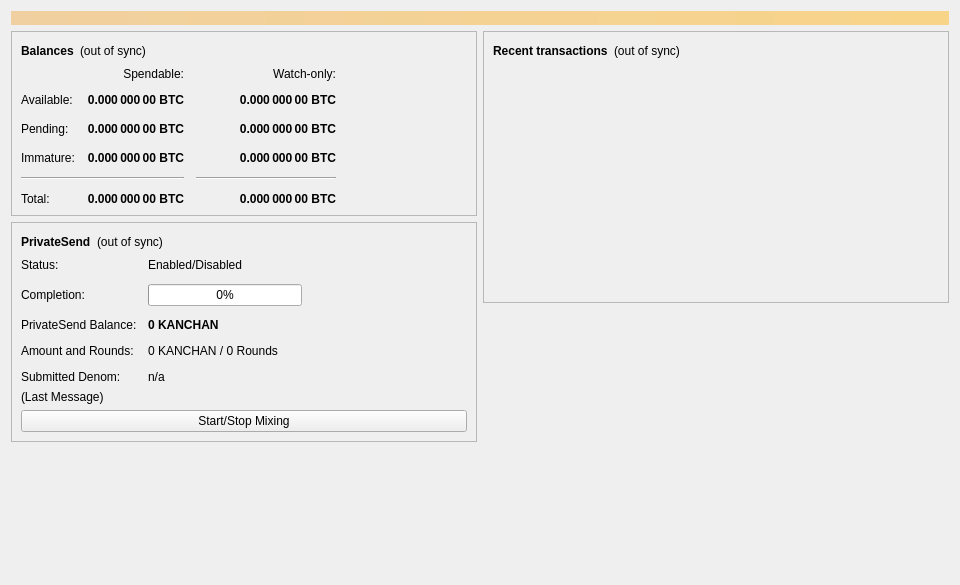
<?xml version="1.0" encoding="UTF-8"?>
<ui version="4.0">
 <class>OverviewPage</class>
 <widget class="QWidget" name="OverviewPage">
  <property name="geometry">
   <rect>
    <x>0</x>
    <y>0</y>
    <width>960</width>
    <height>585</height>
   </rect>
  </property>
  <property name="minimumSize">
   <size>
    <width>960</width>
    <height>0</height>
   </size>
  </property>
  <property name="windowTitle">
   <string>Form</string>
  </property>
  <layout class="QVBoxLayout" name="topLayout">
   <item>
    <widget class="QLabel" name="labelAlerts">
     <property name="visible">
      <bool>false</bool>
     </property>
     <property name="styleSheet">
      <string notr="true">QLabel { background-color: qlineargradient(x1: 0, y1: 0, x2: 1, y2: 0, stop:0 #F0D0A0, stop:1 #F8D488); color:#000000; }</string>
     </property>
     <property name="wordWrap">
      <bool>true</bool>
     </property>
     <property name="margin">
      <number>3</number>
     </property>
     <property name="textInteractionFlags">
      <set>Qt::TextSelectableByMouse</set>
     </property>
    </widget>
   </item>
   <item>
    <layout class="QHBoxLayout" name="horizontalLayout" stretch="1,1">
     <item>
      <layout class="QVBoxLayout" name="verticalLayout_2">
       <item>
        <widget class="QFrame" name="frame">
         <property name="frameShape">
          <enum>QFrame::StyledPanel</enum>
         </property>
         <property name="frameShadow">
          <enum>QFrame::Raised</enum>
         </property>
         <layout class="QVBoxLayout" name="verticalLayout_4">
          <item>
           <layout class="QHBoxLayout" name="horizontalLayout_4">
            <item>
             <widget class="QLabel" name="label_5">
              <property name="font">
               <font>
                <weight>75</weight>
                <bold>true</bold>
               </font>
              </property>
              <property name="text">
               <string>Balances</string>
              </property>
             </widget>
            </item>
            <item>
             <widget class="QLabel" name="labelWalletStatus">
              <property name="toolTip">
               <string>The displayed information may be out of date. Your wallet automatically synchronizes with the KANCHAN network after a connection is established, but this process has not completed yet.</string>
              </property>
              <property name="text">
               <string notr="true">(out of sync)</string>
              </property>
              <property name="alignment">
               <set>Qt::AlignLeading|Qt::AlignLeft|Qt::AlignVCenter</set>
              </property>
             </widget>
            </item>
            <item>
             <spacer name="horizontalSpacer_3">
              <property name="orientation">
               <enum>Qt::Horizontal</enum>
              </property>
              <property name="sizeHint" stdset="0">
               <size>
                <width>40</width>
                <height>20</height>
               </size>
              </property>
             </spacer>
            </item>
           </layout>
          </item>
          <item>
           <layout class="QGridLayout" name="gridLayout">
            <property name="spacing">
             <number>12</number>
            </property>
            <item row="2" column="2">
             <widget class="QLabel" name="labelWatchPending">
              <property name="font">
               <font>
                <weight>75</weight>
                <bold>true</bold>
               </font>
              </property>
              <property name="cursor">
               <cursorShape>IBeamCursor</cursorShape>
              </property>
              <property name="toolTip">
               <string>Unconfirmed transactions to watch-only addresses</string>
              </property>
              <property name="text">
               <string notr="true">0.000 000 00 BTC</string>
              </property>
              <property name="alignment">
               <set>Qt::AlignRight|Qt::AlignTrailing|Qt::AlignVCenter</set>
              </property>
              <property name="textInteractionFlags">
               <set>Qt::LinksAccessibleByMouse|Qt::TextSelectableByKeyboard|Qt::TextSelectableByMouse</set>
              </property>
             </widget>
            </item>
            <item row="2" column="1">
             <widget class="QLabel" name="labelUnconfirmed">
              <property name="font">
               <font>
                <weight>75</weight>
                <bold>true</bold>
               </font>
              </property>
              <property name="cursor">
               <cursorShape>IBeamCursor</cursorShape>
              </property>
              <property name="toolTip">
               <string>Total of transactions that have yet to be confirmed, and do not yet count toward the spendable balance</string>
              </property>
              <property name="text">
               <string notr="true">0.000 000 00 BTC</string>
              </property>
              <property name="alignment">
               <set>Qt::AlignRight|Qt::AlignTrailing|Qt::AlignVCenter</set>
              </property>
              <property name="textInteractionFlags">
               <set>Qt::LinksAccessibleByMouse|Qt::TextSelectableByKeyboard|Qt::TextSelectableByMouse</set>
              </property>
             </widget>
            </item>
            <item row="3" column="2">
             <widget class="QLabel" name="labelWatchImmature">
              <property name="font">
               <font>
                <weight>75</weight>
                <bold>true</bold>
               </font>
              </property>
              <property name="cursor">
               <cursorShape>IBeamCursor</cursorShape>
              </property>
              <property name="toolTip">
               <string>Mined balance in watch-only addresses that has not yet matured</string>
              </property>
              <property name="text">
               <string notr="true">0.000 000 00 BTC</string>
              </property>
              <property name="alignment">
               <set>Qt::AlignRight|Qt::AlignTrailing|Qt::AlignVCenter</set>
              </property>
              <property name="textInteractionFlags">
               <set>Qt::LinksAccessibleByMouse|Qt::TextSelectableByKeyboard|Qt::TextSelectableByMouse</set>
              </property>
             </widget>
            </item>
            <item row="4" column="0" colspan="2">
             <widget class="Line" name="lineSpendableBalance">
              <property name="orientation">
               <enum>Qt::Horizontal</enum>
              </property>
             </widget>
            </item>
            <item row="4" column="2">
             <widget class="Line" name="lineWatchBalance">
              <property name="sizePolicy">
               <sizepolicy hsizetype="Preferred" vsizetype="Fixed">
                <horstretch>0</horstretch>
                <verstretch>0</verstretch>
               </sizepolicy>
              </property>
              <property name="minimumSize">
               <size>
                <width>140</width>
                <height>0</height>
               </size>
              </property>
              <property name="orientation">
               <enum>Qt::Horizontal</enum>
              </property>
             </widget>
            </item>
            <item row="5" column="0">
             <widget class="QLabel" name="labelTotalText">
              <property name="text">
               <string>Total:</string>
              </property>
             </widget>
            </item>
            <item row="3" column="1">
             <widget class="QLabel" name="labelImmature">
              <property name="font">
               <font>
                <weight>75</weight>
                <bold>true</bold>
               </font>
              </property>
              <property name="cursor">
               <cursorShape>IBeamCursor</cursorShape>
              </property>
              <property name="toolTip">
               <string>Mined balance that has not yet matured</string>
              </property>
              <property name="text">
               <string notr="true">0.000 000 00 BTC</string>
              </property>
              <property name="alignment">
               <set>Qt::AlignRight|Qt::AlignTrailing|Qt::AlignVCenter</set>
              </property>
              <property name="textInteractionFlags">
               <set>Qt::LinksAccessibleByMouse|Qt::TextSelectableByKeyboard|Qt::TextSelectableByMouse</set>
              </property>
             </widget>
            </item>
            <item row="2" column="3">
             <spacer name="horizontalSpacer_2">
              <property name="orientation">
               <enum>Qt::Horizontal</enum>
              </property>
              <property name="sizeHint" stdset="0">
               <size>
                <width>40</width>
                <height>20</height>
               </size>
              </property>
             </spacer>
            </item>
            <item row="3" column="0">
             <widget class="QLabel" name="labelImmatureText">
              <property name="text">
               <string>Immature:</string>
              </property>
             </widget>
            </item>
            <item row="5" column="1">
             <widget class="QLabel" name="labelTotal">
              <property name="font">
               <font>
                <weight>75</weight>
                <bold>true</bold>
               </font>
              </property>
              <property name="cursor">
               <cursorShape>IBeamCursor</cursorShape>
              </property>
              <property name="toolTip">
               <string>Your current total balance</string>
              </property>
              <property name="text">
               <string notr="true">0.000 000 00 BTC</string>
              </property>
              <property name="alignment">
               <set>Qt::AlignRight|Qt::AlignTrailing|Qt::AlignVCenter</set>
              </property>
              <property name="textInteractionFlags">
               <set>Qt::LinksAccessibleByMouse|Qt::TextSelectableByKeyboard|Qt::TextSelectableByMouse</set>
              </property>
             </widget>
            </item>
            <item row="5" column="2">
             <widget class="QLabel" name="labelWatchTotal">
              <property name="font">
               <font>
                <weight>75</weight>
                <bold>true</bold>
               </font>
              </property>
              <property name="cursor">
               <cursorShape>IBeamCursor</cursorShape>
              </property>
              <property name="toolTip">
               <string>Current total balance in watch-only addresses</string>
              </property>
              <property name="text">
               <string notr="true">0.000 000 00 BTC</string>
              </property>
              <property name="alignment">
               <set>Qt::AlignRight|Qt::AlignTrailing|Qt::AlignVCenter</set>
              </property>
              <property name="textInteractionFlags">
               <set>Qt::LinksAccessibleByMouse|Qt::TextSelectableByKeyboard|Qt::TextSelectableByMouse</set>
              </property>
             </widget>
            </item>
            <item row="0" column="2">
             <widget class="QLabel" name="labelWatchonly">
              <property name="text">
               <string>Watch-only:</string>
              </property>
              <property name="alignment">
               <set>Qt::AlignRight|Qt::AlignTrailing|Qt::AlignVCenter</set>
              </property>
             </widget>
            </item>
            <item row="1" column="0">
             <widget class="QLabel" name="labelBalanceText">
              <property name="text">
               <string>Available:</string>
              </property>
             </widget>
            </item>
            <item row="1" column="1">
             <widget class="QLabel" name="labelBalance">
              <property name="font">
               <font>
                <weight>75</weight>
                <bold>true</bold>
               </font>
              </property>
              <property name="cursor">
               <cursorShape>IBeamCursor</cursorShape>
              </property>
              <property name="toolTip">
               <string>Your current spendable balance</string>
              </property>
              <property name="text">
               <string notr="true">0.000 000 00 BTC</string>
              </property>
              <property name="alignment">
               <set>Qt::AlignRight|Qt::AlignTrailing|Qt::AlignVCenter</set>
              </property>
              <property name="textInteractionFlags">
               <set>Qt::LinksAccessibleByMouse|Qt::TextSelectableByKeyboard|Qt::TextSelectableByMouse</set>
              </property>
             </widget>
            </item>
            <item row="1" column="2">
             <widget class="QLabel" name="labelWatchAvailable">
              <property name="font">
               <font>
                <weight>75</weight>
                <bold>true</bold>
               </font>
              </property>
              <property name="cursor">
               <cursorShape>IBeamCursor</cursorShape>
              </property>
              <property name="toolTip">
               <string>Your current balance in watch-only addresses</string>
              </property>
              <property name="text">
               <string notr="true">0.000 000 00 BTC</string>
              </property>
              <property name="alignment">
               <set>Qt::AlignRight|Qt::AlignTrailing|Qt::AlignVCenter</set>
              </property>
              <property name="textInteractionFlags">
               <set>Qt::LinksAccessibleByMouse|Qt::TextSelectableByKeyboard|Qt::TextSelectableByMouse</set>
              </property>
             </widget>
            </item>
            <item row="2" column="0">
             <widget class="QLabel" name="labelPendingText">
              <property name="text">
               <string>Pending:</string>
              </property>
             </widget>
            </item>
            <item row="0" column="1">
             <widget class="QLabel" name="labelSpendable">
              <property name="text">
               <string>Spendable:</string>
              </property>
              <property name="alignment">
               <set>Qt::AlignRight|Qt::AlignTrailing|Qt::AlignVCenter</set>
              </property>
             </widget>
            </item>
           </layout>
          </item>
         </layout>
        </widget>
       </item>
       <item>
        <widget class="QFrame" name="framePrivateSend">
         <property name="layoutDirection">
          <enum>Qt::LeftToRight</enum>
         </property>
         <property name="frameShape">
          <enum>QFrame::StyledPanel</enum>
         </property>
         <property name="frameShadow">
          <enum>QFrame::Raised</enum>
         </property>
         <layout class="QVBoxLayout" name="VerticalLayout_PS1">
          <item>
           <layout class="QHBoxLayout" name="horizontalLayout_5">
            <item>
             <widget class="QLabel" name="labelPrivateSendHeader">
              <property name="font">
               <font>
                <weight>75</weight>
                <bold>true</bold>
               </font>
              </property>
              <property name="text">
               <string>PrivateSend</string>
              </property>
             </widget>
            </item>
            <item>
             <widget class="QLabel" name="labelPrivateSendSyncStatus">
              <property name="toolTip">
               <string>The displayed information may be out of date. Your wallet automatically synchronizes with the Kanchan network after a connection is established, but this process has not completed yet.</string>
              </property>
              <property name="text">
               <string notr="true">(out of sync)</string>
              </property>
              <property name="alignment">
               <set>Qt::AlignLeading|Qt::AlignLeft|Qt::AlignVCenter</set>
              </property>
             </widget>
            </item>
            <item>
             <spacer name="horizontalSpacer_4">
              <property name="orientation">
               <enum>Qt::Horizontal</enum>
              </property>
              <property name="sizeHint" stdset="0">
               <size>
                <width>40</width>
                <height>20</height>
               </size>
              </property>
             </spacer>
            </item>
           </layout>
          </item>
          <item>
           <layout class="QFormLayout" name="privateSendFormLayout">
            <property name="fieldGrowthPolicy">
             <enum>QFormLayout::AllNonFixedFieldsGrow</enum>
            </property>
            <property name="horizontalSpacing">
             <number>11</number>
            </property>
            <property name="verticalSpacing">
             <number>12</number>
            </property>
            <item row="0" column="0">
             <widget class="QLabel" name="labelPrivateSendEnabledText">
              <property name="text">
               <string>Status:</string>
              </property>
             </widget>
            </item>
            <item row="0" column="1">
             <widget class="QLabel" name="labelPrivateSendEnabled">
              <property name="text">
               <string>Enabled/Disabled</string>
              </property>
             </widget>
            </item>
            <item row="1" column="0">
             <widget class="QLabel" name="labelCompletitionText">
              <property name="text">
               <string>Completion:</string>
              </property>
             </widget>
            </item>
            <item row="1" column="1">
             <widget class="QProgressBar" name="privateSendProgress">
              <property name="maximumSize">
               <size>
                <width>154</width>
                <height>16777215</height>
               </size>
              </property>
              <property name="value">
               <number>0</number>
              </property>
             </widget>
            </item>
            <item row="2" column="0">
             <widget class="QLabel" name="labelAnonymizedText">
              <property name="text">
               <string>PrivateSend Balance:</string>
              </property>
             </widget>
            </item>
            <item row="2" column="1">
             <widget class="QLabel" name="labelAnonymized">
              <property name="font">
               <font>
                <weight>75</weight>
                <bold>true</bold>
               </font>
              </property>
              <property name="text">
               <string notr="true">0 KANCHAN</string>
              </property>
             </widget>
            </item>
            <item row="3" column="0">
             <widget class="QLabel" name="labelAmountAndRoundsText">
              <property name="text">
               <string>Amount and Rounds:</string>
              </property>
             </widget>
            </item>
            <item row="3" column="1">
             <widget class="QLabel" name="labelAmountRounds">
              <property name="text">
               <string>0 KANCHAN / 0 Rounds</string>
              </property>
             </widget>
            </item>
            <item row="4" column="0">
             <widget class="QLabel" name="labelSubmittedDenomText">
              <property name="text">
               <string>Submitted Denom:</string>
              </property>
             </widget>
            </item>
            <item row="4" column="1">
             <widget class="QLabel" name="labelSubmittedDenom">
              <property name="toolTip">
               <string>The denominations you submitted to the Masternode.&lt;br&gt;To mix, other users must submit the exact same denominations.</string>
              </property>
              <property name="text">
               <string>n/a</string>
              </property>
             </widget>
            </item>
           </layout>
          </item>
          <item>
           <layout class="QVBoxLayout" name="VerticalLayout_PS">
            <item>
             <widget class="QLabel" name="labelPrivateSendLastMessage">
              <property name="text">
               <string>(Last Message)</string>
              </property>
              <property name="alignment">
               <set>Qt::AlignLeading|Qt::AlignLeft|Qt::AlignTop</set>
              </property>
              <property name="wordWrap">
               <bool>true</bool>
              </property>
             </widget>
            </item>
            <item>
             <widget class="QPushButton" name="togglePrivateSend">
              <property name="sizePolicy">
               <sizepolicy hsizetype="MinimumExpanding" vsizetype="Fixed">
                <horstretch>0</horstretch>
                <verstretch>0</verstretch>
               </sizepolicy>
              </property>
              <property name="text">
               <string>Start/Stop Mixing</string>
              </property>
             </widget>
            </item>
           </layout>
          </item>
         </layout>
        </widget>
       </item>
       <item>
        <spacer name="verticalSpacer">
         <property name="orientation">
          <enum>Qt::Vertical</enum>
         </property>
         <property name="sizeHint" stdset="0">
          <size>
           <width>20</width>
           <height>40</height>
          </size>
         </property>
        </spacer>
       </item>
      </layout>
     </item>
     <item>
      <layout class="QVBoxLayout" name="verticalLayout_3">
       <item>
        <widget class="QFrame" name="frame_2">
         <property name="frameShape">
          <enum>QFrame::StyledPanel</enum>
         </property>
         <property name="frameShadow">
          <enum>QFrame::Raised</enum>
         </property>
         <layout class="QVBoxLayout" name="verticalLayout">
          <item>
           <layout class="QHBoxLayout" name="horizontalLayout_2">
            <item>
             <widget class="QLabel" name="label_4">
              <property name="font">
               <font>
                <weight>75</weight>
                <bold>true</bold>
               </font>
              </property>
              <property name="text">
               <string>Recent transactions</string>
              </property>
             </widget>
            </item>
            <item>
             <widget class="QLabel" name="labelTransactionsStatus">
              <property name="toolTip">
               <string>The displayed information may be out of date. Your wallet automatically synchronizes with the KANCHAN network after a connection is established, but this process has not completed yet.</string>
              </property>
              <property name="text">
               <string notr="true">(out of sync)</string>
              </property>
              <property name="alignment">
               <set>Qt::AlignLeading|Qt::AlignLeft|Qt::AlignVCenter</set>
              </property>
             </widget>
            </item>
            <item>
             <spacer name="horizontalSpacer">
              <property name="orientation">
               <enum>Qt::Horizontal</enum>
              </property>
              <property name="sizeHint" stdset="0">
               <size>
                <width>40</width>
                <height>20</height>
               </size>
              </property>
             </spacer>
            </item>
           </layout>
          </item>
          <item>
           <widget class="QListView" name="listTransactions">
            <property name="styleSheet">
             <string notr="true">QListView { background: transparent; }</string>
            </property>
            <property name="frameShape">
             <enum>QFrame::NoFrame</enum>
            </property>
            <property name="verticalScrollBarPolicy">
             <enum>Qt::ScrollBarAlwaysOff</enum>
            </property>
            <property name="horizontalScrollBarPolicy">
             <enum>Qt::ScrollBarAlwaysOff</enum>
            </property>
            <property name="selectionMode">
             <enum>QAbstractItemView::NoSelection</enum>
            </property>
           </widget>
          </item>
         </layout>
        </widget>
       </item>
       <item>
        <spacer name="verticalSpacer_2">
         <property name="orientation">
          <enum>Qt::Vertical</enum>
         </property>
         <property name="sizeHint" stdset="0">
          <size>
           <width>20</width>
           <height>40</height>
          </size>
         </property>
        </spacer>
       </item>
      </layout>
     </item>
    </layout>
   </item>
  </layout>
 </widget>
 <resources/>
 <connections/>
</ui>
